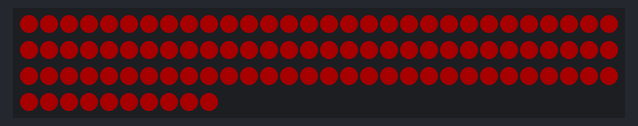
The program below on a simulated CircuitPython board. Parts: 100 RGB LEDs in strip order, left to right, continuing on the next row. Dim RGB values are drawn brighter than linear; what the program prints to the serial console is not drawn.

Above: at 0.1 s.
At 1.33 s:
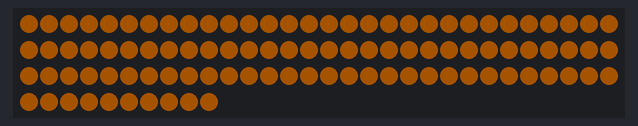
At 1.74 s:
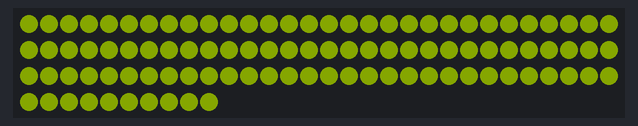
At 2.56 s:
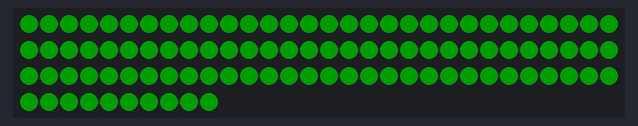
At 3.48 s:
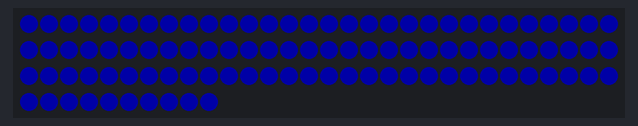
At 4.2 s:
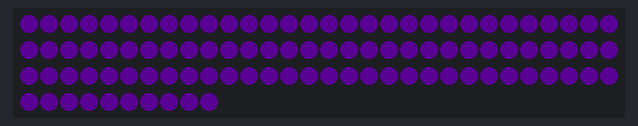

The program:

gradient_generate.py
```python
#From https://jjmojojjmojo.github.io/time-based-fading.html

import board
import neopixel
import time

import adafruit_fancyled.adafruit_fancyled as fancy

BRIGHTNESS = 0.4

rgb = neopixel.NeoPixel(board.A2, 100, brightness=BRIGHTNESS, auto_write=False)

def make_gradient(colors, count=24, cycle=True):
    values = []
    ratio = 1.0/len(colors)
    for index, color in enumerate(colors):
        value = float(index*ratio)
        values.append((value, color))

    if cycle:
        values.append((1.0, colors[0]))

    palette = []
    for expanded in fancy.expand_gradient(values, count):
        palette.append(fancy.gamma_adjust(expanded, brightness=BRIGHTNESS).pack())

    return tuple(palette)

WHITE = fancy.CRGB(255, 255, 255)
BLACK = fancy.CRGB(0, 0, 0)
RED = fancy.CRGB(255, 0, 0)
GREEN = fancy.CRGB(0, 255, 0)
YELLOW = fancy.CRGB(255, 255, 0)
MAGENTA = fancy.CRGB(255, 0, 255)
CYAN = fancy.CRGB(0, 255, 255)
BLUE = fancy.CRGB(0, 0, 255)
ORANGE = fancy.CRGB(255, 127, 0)
VIOLET = fancy.CRGB(139, 0, 255)
INDIGO = fancy.CRGB(46, 43, 95)
PINK = fancy.CRGB(255, 127, 127)
MINT = fancy.CRGB(127, 255, 127)
ROBIN = fancy.CRGB(127, 127, 255)
CANARY = fancy.CRGB(255, 255, 127)

gradient = make_gradient([
    RED, ORANGE, YELLOW, GREEN, BLUE, VIOLET
])

print("gradient = ", gradient)

index = 0

while True:
    rgb.fill(gradient[index])
    rgb.write()

    index += 1
    if index > len(gradient)-1:
        index = 0

    time.sleep(0.2)
```

Measured:
- by itself, everything shown: repeats every 4.9 s, in 20 steps
